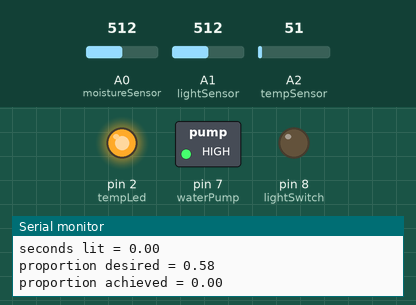
A sketch run on a simulated Arduino Uno, built with avr-gcc and run on an emulated ATmega328P. Parts: switched loads named in the sketch (green lamp = pin HIGH), output pins drawn as LEDs (lit = HIGH), the last lines printed to the serial monitor. The inputs (shaded band) are chosen by the test bench; at power-on: A0 (moistureSensor) = 512, A1 (lightSensor) = 512, A2 (tempSensor) = 51.

Above: at 17.8 s.
17.9 s: A0 (moistureSensor) set to 831
30.6 s: A0 (moistureSensor) set to 866
At 38.4 s:
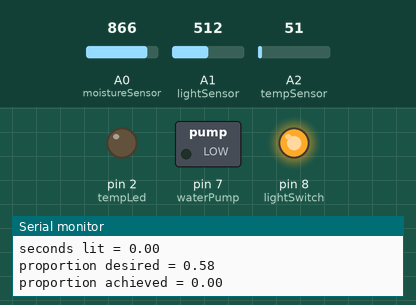
43.3 s: A0 (moistureSensor) set to 840
At 55.1 s:
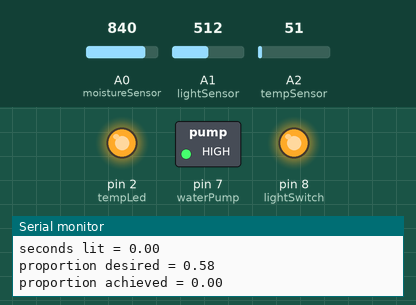
56.0 s: A0 (moistureSensor) set to 860
At 65.1 s:
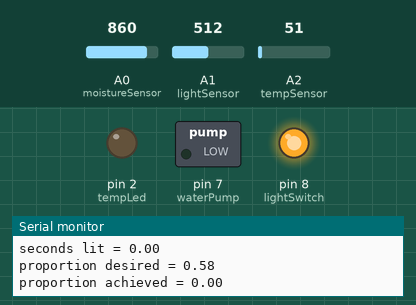
68.7 s: A0 (moistureSensor) set to 716
At 81.8 s:
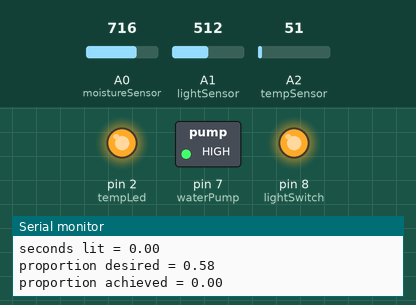
Timing chart, 0 to 83.3 s (numbered marks = the images above; inputs shaded):
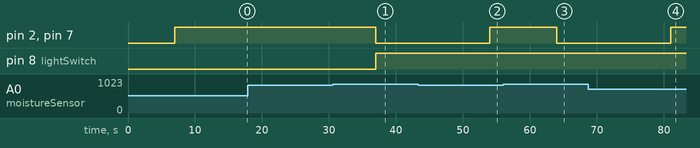

Measured:
- the behaviour switches between 849 and 850 on A0 (moistureSensor) (found by bisection; images 0 and 1)
- after the input at 30.6 s, pin 2 (tempLed), pin 7 (waterPump): HIGH → LOW after 6.4 s; pin 8 (lightSwitch): LOW → HIGH after 6.4 s
- after the input at 43.3 s, pin 2 (tempLed), pin 7 (waterPump): LOW → HIGH after 10.7 s
- after the input at 56.0 s, pin 2 (tempLed), pin 7 (waterPump): HIGH → LOW after 8.0 s
- after the input at 68.7 s, pin 2 (tempLed), pin 7 (waterPump): LOW → HIGH after 12.3 s

The sketch:

Garduino.ino
```cpp
#include <Time.h>


//include the datetime library, so our garduino can keep track of how long the lights are on
// #include <DateTime.h>

//define analog inputs to which we have connected our sensors
int moistureSensor = 0;
int lightSensor = 1;
int tempSensor = 2;

//define digital outputs to which we have connecte our relays (water and light) and LED (temperature)
int waterPump = 7;
int lightSwitch = 8;
int tempLed = 2;

//define variables to store moisture, light, and temperature values
int moisture_val;
int light_val;
int temp_val;

//decide how many hours of light your plants should get daily
float hours_light_daily_desired = 14;

//calculate desired hours of light total and supplemental daily based on above values
float proportion_to_light = hours_light_daily_desired / 24;
float seconds_light = 0;
float proportion_lit;

//setup a variable to store seconds since arduino switched on
float start_time;
float seconds_elapsed;
float seconds_elapsed_total;
float seconds_for_this_cycle;

void setup() {
//open serial port
Serial.begin(9600);
//set the water, light, and temperature pins as outputs that are turned off
pinMode (waterPump, OUTPUT);
pinMode (lightSwitch, OUTPUT);
pinMode (tempLed, OUTPUT);
digitalWrite (waterPump, LOW);
digitalWrite (lightSwitch, LOW);
digitalWrite (tempLed, LOW);

//establish start time
start_time = now();
seconds_elapsed_total = 0;

}
void loop() {
// read the value from the moisture-sensing probes, print it to screen, and wait a second
moisture_val = analogRead(moistureSensor);
Serial.print("moisture sensor reads ");
Serial.println( moisture_val );
delay(1000);
// read the value from the photosensor, print it to screen, and wait a second
light_val = analogRead(lightSensor);
Serial.print("light sensor reads ");
Serial.println( light_val );
delay(1000);
// read the value from the temperature sensor, print it to screen, and wait a second
temp_val = analogRead(tempSensor);
Serial.print("temp sensor reads ");
Serial.println( temp_val );
delay(1000);
Serial.print("seconds total = ");
Serial.println( seconds_elapsed_total );
delay(1000);
Serial.print("seconds lit = ");
Serial.println( seconds_light);
delay(1000);
Serial.print("proportion desired = ");
Serial.println( proportion_to_light);
delay(1000);
Serial.print("proportion achieved = ");
Serial.println( proportion_lit);
delay(1000);

//turn water on when soil is dry, and delay until soil is wet
if (moisture_val < 850)
{
digitalWrite(waterPump, HIGH);
}

while (moisture_val < 850)
{
digitalWrite(tempLed, HIGH);
delay(10000);
//thanks to JoshTW for the following, important correction
moisture_val = analogRead(moistureSensor);
digitalWrite(tempLed, LOW);
}

digitalWrite(waterPump, LOW);

//update time, and increment seconds_light if the lights are on
seconds_for_this_cycle = now() - seconds_elapsed_total;
seconds_elapsed_total = now() - start_time;
if (light_val > 900)
{
seconds_light = seconds_light + seconds_for_this_cycle;
}

//cloudy days that get sunny again: turn lights back off if light_val exceeds 900. this works b/c the supplemental lights aren't as bright as the sun:)
if (light_val > 900)
{
digitalWrite (lightSwitch, LOW);
}

//turn off lights if proportion_lit>proportion_to_light, and then wait 5 minutes
if (proportion_lit > proportion_to_light)
{
digitalWrite (lightSwitch, LOW);
delay (300000);
}

//figure out what proportion of time lights have been on
proportion_lit = seconds_light/seconds_elapsed_total;

//turn lights on if light_val is less than 900 and plants have light for less than desired proportion of time, then wait 10 seconds
if (light_val < 900 and proportion_lit < proportion_to_light)
{
digitalWrite(lightSwitch, HIGH);
delay(10000);
}

//turn on temp alarm light if temp_val is less than 850 (approximately 50 degrees Fahrenheit)
if (temp_val < 850)
{
//digitalWrite(tempLed, HIGH);
}

}
```
